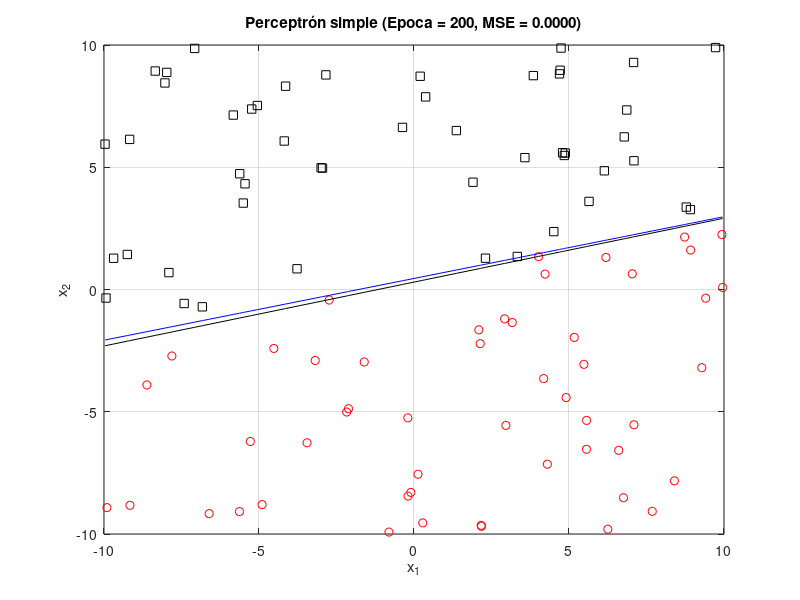

Recreate this plot in MATLAB. (Note: this script raises an error after producing the figure.)
clc;
close all;
clear;

rng_mx = 10;
rng_mn = -10;
nm = 100;

x1 = (rng_mx-rng_mn)*rand(nm, 1)+rng_mn;
x2 = (rng_mx-rng_mn)*rand(nm, 1)+rng_mn;

m = rand();
b = rand();
xo = sort(x1);
yo = m.*xo+b;
x2e = m.*x1+b;
cls = x2>x2e;
id0 = cls==0;
id1 = ~id0;

vw = rand(3,1);
nep = 200;
n_ap = 1/abs(max([x1;x2]))-eps;
vMSE = zeros(1,nep);

nep_mx = nep;
for i1=1:nep
    u = [x1 x2 ones(nm,1)]*vw;
    fu = u>=0;
    err = cls-fu;
    vMSE(i1) = sqrt(err'*err)/nm;
    id_err = err~=0;
    
    y1 = -xo*vw(1)/vw(2)-vw(3)/vw(2);
    dvw = n_ap*([x1'; x2'; ones(1,nm)]*err);
    vw = vw+dvw;

    if i1>2
        if (vMSE(i1)==0)&&(vMSE(i1-1)>0)
            nep_mx = i1;
        end
    end

    fig1 = figure(1);
    plot(x1(id0), x2(id0), 'ro');
    axis([rng_mn, rng_mx, rng_mn, rng_mx])
    hold on;
    plot(x1(id1), x2(id1), 'ks');
    plot(x1(id_err), x2(id_err), 'b*');
    plot(xo, yo, 'b-');
    plot(xo, y1, 'k-');
    xlabel('x_1');
    ylabel('x_2');
    grid on;
    title(sprintf('Perceptrón simple (Epoca = %d, MSE = %.4f)', i1, vMSE(i1)))
    hold off;
    frame = getframe(fig1);
    im{i1} = frame2im(frame);
end

filename = 'testAnimated.gif';
for idx = 1:nep_mx
    [A,map] = rgb2ind(im{idx},256);
    if idx == 1
        imwrite(A,map,filename,'gif','LoopCount',Inf,'DelayTime',1);
    else
        imwrite(A,map,filename,'gif','WriteMode','append','DelayTime',1);
    end
end

figure(2)
plot(1:nep_mx,vMSE(1:nep_mx),'b*-');
grid on;
ylabel('MSE');
xlabel('Epoca');
title('');
print('-f2', '-djpeg90', '-r300', 'Desempeno.jpg')
